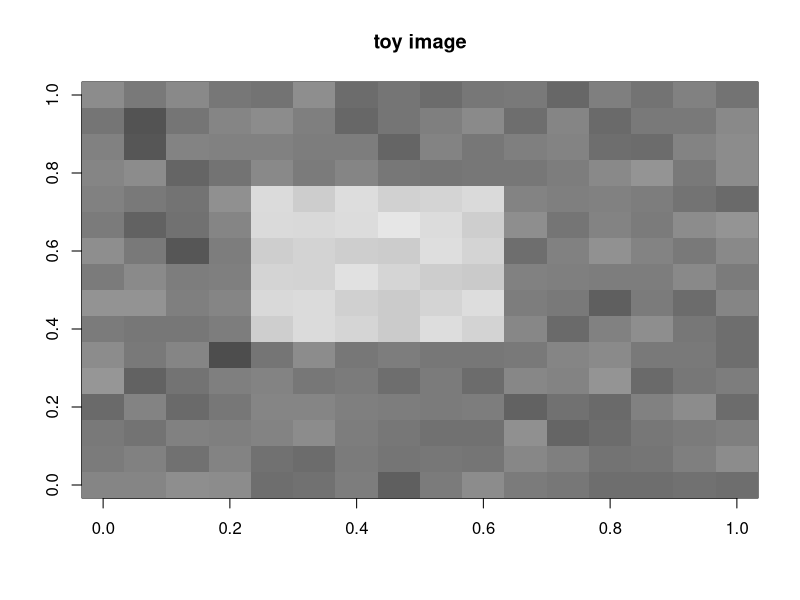

Recreate this plot in R.
# ============================================================
# Biostatistics Courses
# Course 4 — Week 2, Session 4: Imaging and sequence models intro
# ============================================================

# --- 0. Setup --------------------------------------------------
library(tidyverse)
set.seed(42)
theme_set(theme_minimal(base_size = 12))

# --- 1. Hypothesis / Goal --------------------------------------
# Manually compute 2-D and 1-D convolutions on toy data to make
# the building blocks of CNNs explicit.

# --- 2. Data ---------------------------------------------------
img <- matrix(0, 16, 16)
img[5:10, 5:10] <- 1
img <- img + matrix(rnorm(256, 0, 0.1), 16, 16)
seq1 <- c(rep(0, 10), rep(1, 5), rep(0, 10))

# --- 3. Visualise ----------------------------------------------
image(t(img[16:1, ]), col = grey.colors(100), main = "toy image")

# --- 4. Assumptions --------------------------------------------
# Locality for images; ordered context for sequences.

# --- 5. Conduct / Fit ------------------------------------------
kernel <- matrix(c(-1, -1, -1, -1, 8, -1, -1, -1, -1), 3, 3)
conv2d <- function(img, k) {
  kh <- nrow(k); kw <- ncol(k)
  out <- matrix(0, nrow(img) - kh + 1, ncol(img) - kw + 1)
  for (i in seq_len(nrow(out))) for (j in seq_len(ncol(out)))
    out[i, j] <- sum(img[i:(i + kh - 1), j:(j + kw - 1)] * k)
  out
}
feat <- conv2d(img, kernel)

conv1d <- function(x, k) {
  out <- numeric(length(x) - length(k) + 1)
  for (i in seq_along(out)) out[i] <- sum(x[i:(i + length(k) - 1)] * k)
  out
}
feat1d <- conv1d(seq1, c(-1, 1))

# torch sketches (not run):
# library(torch)
# cnn <- nn_sequential(nn_conv2d(1, 8, 3, padding = 1), nn_relu(), ...)

# --- 6. Report -------------------------------------------------
cat("2D feature map dims:", dim(feat), "\n")
cat("1D feature response range:", range(feat1d), "\n")
